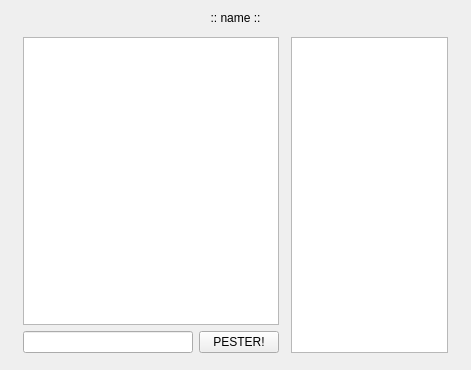
<?xml version="1.0" encoding="UTF-8"?>
<ui version="4.0">
 <class>MemoMessageWidget</class>
 <widget class="QWidget" name="MemoMessageWidget">
  <property name="geometry">
   <rect>
    <x>0</x>
    <y>0</y>
    <width>471</width>
    <height>370</height>
   </rect>
  </property>
  <property name="windowTitle">
   <string>Form</string>
  </property>
  <layout class="QVBoxLayout" name="verticalLayout_3">
   <item>
    <layout class="QVBoxLayout" name="verticalLayout">
     <property name="spacing">
      <number>6</number>
     </property>
     <property name="sizeConstraint">
      <enum>QLayout::SetNoConstraint</enum>
     </property>
     <property name="leftMargin">
      <number>0</number>
     </property>
     <property name="topMargin">
      <number>0</number>
     </property>
     <property name="rightMargin">
      <number>0</number>
     </property>
     <property name="bottomMargin">
      <number>0</number>
     </property>
     <item>
      <widget class="QLabel" name="userLabel">
       <property name="sizePolicy">
        <sizepolicy hsizetype="Preferred" vsizetype="Fixed">
         <horstretch>0</horstretch>
         <verstretch>3</verstretch>
        </sizepolicy>
       </property>
       <property name="lineWidth">
        <number>1</number>
       </property>
       <property name="text">
        <string>:: name ::</string>
       </property>
       <property name="scaledContents">
        <bool>false</bool>
       </property>
       <property name="alignment">
        <set>Qt::AlignCenter</set>
       </property>
      </widget>
     </item>
     <item>
      <layout class="QHBoxLayout" name="horizontalLayout">
       <property name="leftMargin">
        <number>6</number>
       </property>
       <property name="topMargin">
        <number>6</number>
       </property>
       <property name="rightMargin">
        <number>12</number>
       </property>
       <property name="bottomMargin">
        <number>6</number>
       </property>
       <item>
        <layout class="QVBoxLayout" name="verticalLayout_2">
         <property name="leftMargin">
          <number>6</number>
         </property>
         <property name="topMargin">
          <number>0</number>
         </property>
         <property name="rightMargin">
          <number>6</number>
         </property>
         <property name="bottomMargin">
          <number>0</number>
         </property>
         <item>
          <widget class="QTextBrowser" name="userOutput">
           <property name="sizePolicy">
            <sizepolicy hsizetype="Minimum" vsizetype="Expanding">
             <horstretch>0</horstretch>
             <verstretch>0</verstretch>
            </sizepolicy>
           </property>
           <property name="readOnly">
            <bool>true</bool>
           </property>
           <property name="openExternalLinks">
            <bool>true</bool>
           </property>
          </widget>
         </item>
         <item>
          <layout class="QHBoxLayout" name="horizontalLayout_2">
           <property name="spacing">
            <number>6</number>
           </property>
           <property name="rightMargin">
            <number>0</number>
           </property>
           <property name="bottomMargin">
            <number>0</number>
           </property>
           <item>
            <widget class="QLineEdit" name="userInput">
             <property name="sizePolicy">
              <sizepolicy hsizetype="Expanding" vsizetype="Maximum">
               <horstretch>0</horstretch>
               <verstretch>0</verstretch>
              </sizepolicy>
             </property>
            </widget>
           </item>
           <item>
            <widget class="QPushButton" name="sendButton">
             <property name="sizePolicy">
              <sizepolicy hsizetype="Maximum" vsizetype="Maximum">
               <horstretch>0</horstretch>
               <verstretch>0</verstretch>
              </sizepolicy>
             </property>
             <property name="text">
              <string>PESTER!</string>
             </property>
            </widget>
           </item>
          </layout>
         </item>
        </layout>
       </item>
       <item>
        <widget class="QListWidget" name="memoUsers">
         <property name="sizePolicy">
          <sizepolicy hsizetype="Maximum" vsizetype="Expanding">
           <horstretch>0</horstretch>
           <verstretch>0</verstretch>
          </sizepolicy>
         </property>
        </widget>
       </item>
      </layout>
     </item>
    </layout>
   </item>
  </layout>
 </widget>
 <resources/>
 <connections/>
</ui>
